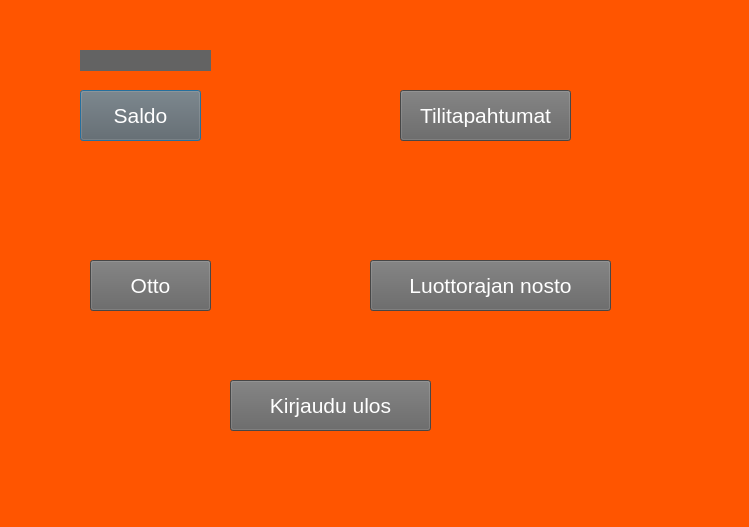
<?xml version="1.0" encoding="UTF-8"?>
<ui version="4.0">
 <class>menuWindow</class>
 <widget class="QDialog" name="menuWindow">
  <property name="geometry">
   <rect>
    <x>0</x>
    <y>0</y>
    <width>749</width>
    <height>527</height>
   </rect>
  </property>
  <property name="windowTitle">
   <string>Dialog</string>
  </property>
  <property name="styleSheet">
   <string notr="true">background-color: rgb(255, 85, 0);</string>
  </property>
  <widget class="QPushButton" name="pushButton_Saldo">
   <property name="geometry">
    <rect>
     <x>80</x>
     <y>90</y>
     <width>121</width>
     <height>51</height>
    </rect>
   </property>
   <property name="font">
    <font>
     <family>Arial</family>
     <pointsize>16</pointsize>
    </font>
   </property>
   <property name="styleSheet">
    <string notr="true">background-color: rgb(99, 99, 99);
color: rgb(255, 255, 255);</string>
   </property>
   <property name="text">
    <string>Saldo</string>
   </property>
  </widget>
  <widget class="QPushButton" name="pushButton_Tilitapahtumat">
   <property name="geometry">
    <rect>
     <x>400</x>
     <y>90</y>
     <width>171</width>
     <height>51</height>
    </rect>
   </property>
   <property name="font">
    <font>
     <family>Arial</family>
     <pointsize>16</pointsize>
    </font>
   </property>
   <property name="styleSheet">
    <string notr="true">background-color: rgb(99, 99, 99);
color: rgb(255, 255, 255);</string>
   </property>
   <property name="text">
    <string>Tilitapahtumat</string>
   </property>
  </widget>
  <widget class="QPushButton" name="pushButton_Otto">
   <property name="geometry">
    <rect>
     <x>90</x>
     <y>260</y>
     <width>121</width>
     <height>51</height>
    </rect>
   </property>
   <property name="font">
    <font>
     <family>Arial</family>
     <pointsize>16</pointsize>
    </font>
   </property>
   <property name="styleSheet">
    <string notr="true">background-color: rgb(99, 99, 99);
color: rgb(255, 255, 255);</string>
   </property>
   <property name="text">
    <string>Otto</string>
   </property>
  </widget>
  <widget class="QPushButton" name="pushButton_LuottorajanNosto">
   <property name="geometry">
    <rect>
     <x>370</x>
     <y>260</y>
     <width>241</width>
     <height>51</height>
    </rect>
   </property>
   <property name="font">
    <font>
     <family>Arial</family>
     <pointsize>16</pointsize>
    </font>
   </property>
   <property name="styleSheet">
    <string notr="true">background-color: rgb(99, 99, 99);
color: rgb(255, 255, 255);</string>
   </property>
   <property name="text">
    <string>Luottorajan nosto</string>
   </property>
  </widget>
  <widget class="QLabel" name="labelCardnumber">
   <property name="geometry">
    <rect>
     <x>80</x>
     <y>50</y>
     <width>131</width>
     <height>21</height>
    </rect>
   </property>
   <property name="font">
    <font>
     <family>Arial</family>
     <pointsize>16</pointsize>
    </font>
   </property>
   <property name="styleSheet">
    <string notr="true">background-color: rgb(99, 99, 99);
color: rgb(255, 255, 255);</string>
   </property>
   <property name="text">
    <string/>
   </property>
  </widget>
  <widget class="QPushButton" name="pushButton_KirjauduUlos">
   <property name="geometry">
    <rect>
     <x>230</x>
     <y>380</y>
     <width>201</width>
     <height>51</height>
    </rect>
   </property>
   <property name="font">
    <font>
     <family>Arial</family>
     <pointsize>16</pointsize>
    </font>
   </property>
   <property name="styleSheet">
    <string notr="true">background-color: rgb(99, 99, 99);
color: rgb(255, 255, 255);</string>
   </property>
   <property name="text">
    <string>Kirjaudu ulos</string>
   </property>
  </widget>
 </widget>
 <resources/>
 <connections/>
</ui>
